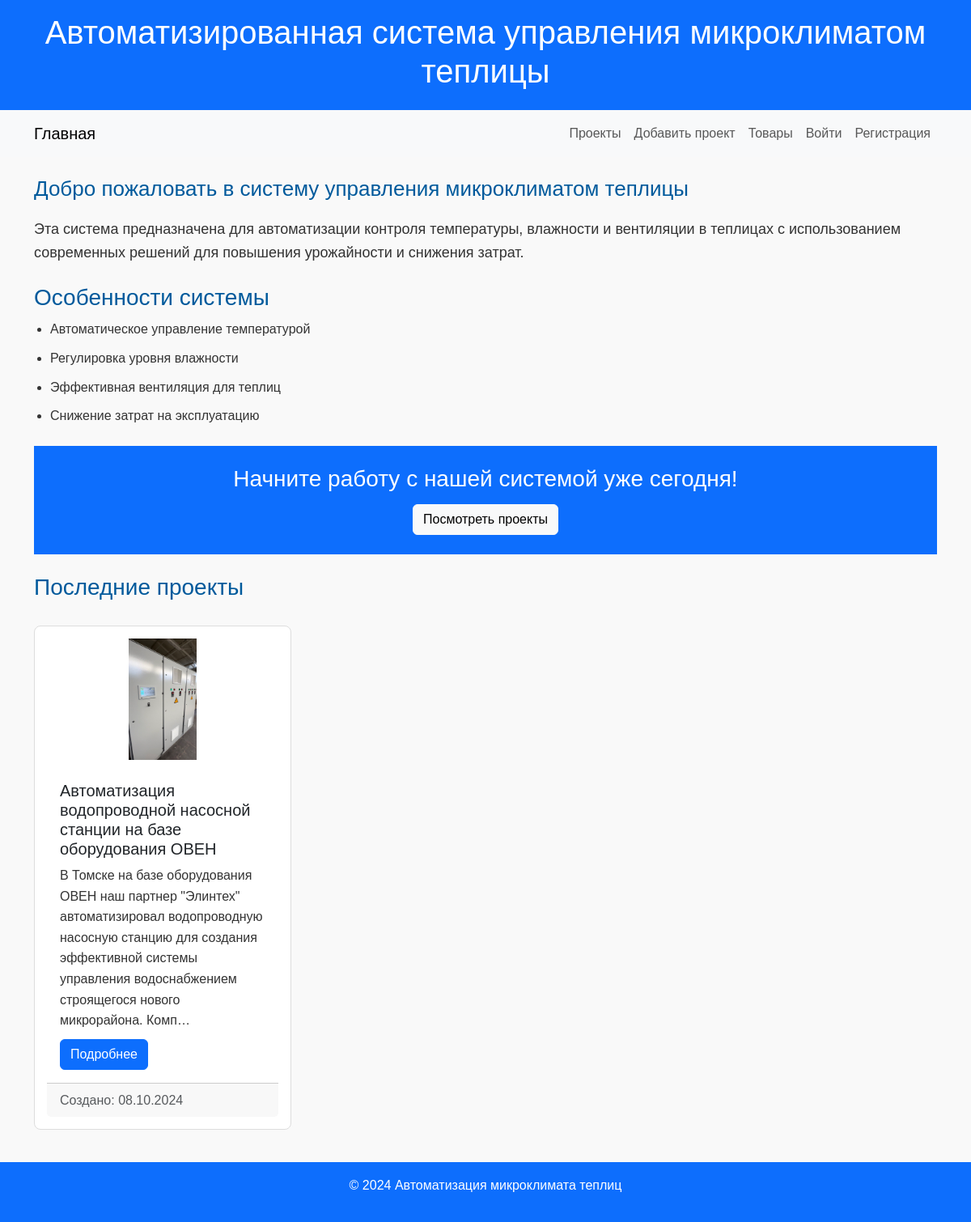
The page / on the database its author committed.
### projects/models.py (models this page shows, shortened)
class Project(models.Model):
    title = models.CharField(max_length=200, verbose_name="Название проекта")
    description = models.TextField(verbose_name="Описание проекта")
    created_at = models.DateTimeField(auto_now_add=True, verbose_name="Дата создания")
    featured_image = models.ImageField(default="default.jpg", upload_to="projects/%Y/%m/%d",
                                       verbose_name="Изображение проекта")
    vote_total = models.IntegerField(default=0, blank=True, verbose_name="Общее количество голосов")
    vote_ratio = models.IntegerField(default=0, blank=True, verbose_name="Соотношение голосов")
    products = models.ManyToManyField(Product, related_name='projects', blank=True, verbose_name="Товары")

### projects/views.py (the view)
# urls.py: path('', views.index, name='home'),
def index(request):
    projects = Project.objects.all().order_by('-created_at')[:3]
    return render(request, 'index.html', {'projects': projects})

### templates/index.html (shortened to what this page needs)
{% extends 'base.html' %}
{% block content %}
    <main class="main-content">
        <div class="mb-4">
            <h2>Добро пожаловать в систему управления микроклиматом теплицы</h2>
            <p>Эта система предназначена для автоматизации контроля температуры, влажности и вентиляции в теплицах с использованием современных решений для повышения урожайности и снижения затрат.</p>
        </div>
        <section class="features mb-4">
            <h3>Особенности системы</h3>
            <ul>
                <li>Автоматическое управление температурой</li>
                <li>Регулировка уровня влажности</li>
                <li>Эффективная вентиляция для теплиц</li>
                <li>Снижение затрат на эксплуатацию</li>
            </ul>
        </section>
        <section class="cta bg-primary text-white p-4 text-center mb-4">
            <h3>Начните работу с нашей системой уже сегодня!</h3>
            <a href="{% url 'project_list' %}" class="btn btn-light">Посмотреть проекты</a>
        </section>
        <section class="latest-projects">
            <h3>Последние проекты</h3>
            <div class="row">
                {% for project in projects %}
                    <div class="col-md-4 mb-3">
                        <div class="card h-100">
                            <img src="{{ project.featured_image.url }}" class="card-img-top uniform-image" alt="Изображение проекта {{ forloop.counter }}">
                            <div class="card-body">
                                <h5 class="card-title">{{ project.title }}</h5>
                                <p class="card-text">{{ project.description|truncatechars:200 }}</p>
                                <a href="{% url 'project_detail' project.id %}" class="btn btn-primary">Подробнее</a>
                            </div>
                            <div class="card-footer text-muted">
                                Создано: {{ project.created_at|date:"d.m.Y" }}
                            </div>
                        </div>
                    </div>
                {% empty %}
                    <p>Нет доступных проектов.</p>
                {% endfor %}
            </div>
        </section>
    </main>
{% endblock %}

### static/css/styless.css (style rules this page uses)
body { font-family: Arial, sans-serif; line-height: 1.6; background-color: #f9f9f9; margin: 0; padding: 0; }
.main-content h2 { color: #005a9c; font-size: 26px; margin-bottom: 20px; }
.main-content p { font-size: 18px; margin-bottom: 20px; color: #333; }
.features h3, .latest-projects h3 { color: #005a9c; margin-bottom: 10px; }
.features ul { list-style-type: disc; padding-left: 20px; margin-bottom: 20px; }
.features ul li, .latest-projects .card-text { font-size: 16px; color: #333; margin-bottom: 10px; }
.cta h3 { margin-bottom: 15px; }
.latest-projects { display: flex; flex-wrap: wrap; gap: 20px; }
.latest-projects .card { background-color: #fff; border: 1px solid #ddd; border-radius: 8px; padding: 15px; width: 100%; height: auto; box-sizing: border-box; display: flex; flex-direction: column; justify-content: space-between; transition: box-shadow 0.3s ease; }
.latest-projects .card img { max-width: 100%; height: 150px; object-fit: contain; border-radius: 4px; margin-bottom: 10px; }
.uniform-image { width: 100%; height: 400px; object-fit: contain; border-radius: 4px; margin-bottom: 10px; }
@media (min-width: 768px) { .col-md-4 { flex: 0 0 auto; width: 30%; } }

### rows shown on the page
Project: featured_image (picture), title "Автоматизация водопроводной насосной станции на базе оборудования ОВЕН", description "В Томске на базе оборудования ОВЕН наш партнер \"Элинтех\" автоматизировал водопроводную насосную станцию для создания эффективной системы управления водоснабжением строящегося нового микрорайона. Комп…", created_at "08.10.2024"
